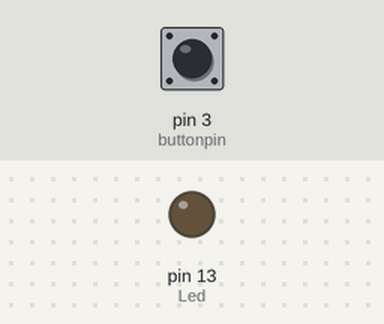
Bench run of a sketch on a simulated Arduino Uno, built with avr-gcc and run on an emulated ATmega328P. Shown: output pins drawn as LEDs (lit = HIGH). Dashed ring = blinking. The test bench sets the inputs (shaded band); at power-on: pin 3 (buttonpin) HIGH.

Above: at 1.2 s.
1.3 s: pin 3 (buttonpin) pulled LOW for 1 s
At 1.47 s:
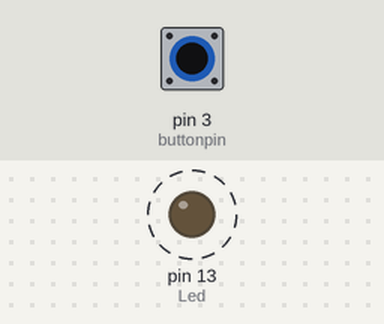
3.8 s: pin 3 (buttonpin) pulled LOW for 3.2 s
At 7.9 s:
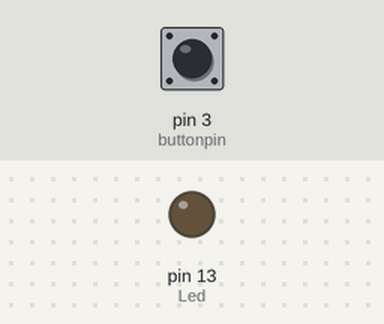
Timing chart, 0 to 9.4 s (numbered marks = the images above; inputs shaded):
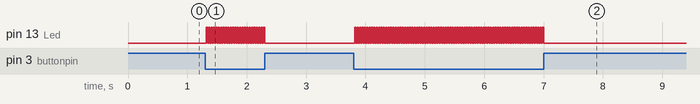

The sketch:

switch_module.ino
```cpp
/******************************************
  Website: www.elegoo.com

  Time:2017.12.12

 ******************************************/

int Led = 13; //define LED port
int buttonpin = 3; //define switch port
int  val;//define digital variable val
int led_state = 0;

void  setup()
{
  Serial.begin(9600);
  pinMode(Led, OUTPUT); //define LED as a output port
  pinMode(buttonpin, INPUT); //define switch as a output port
  digitalWrite(buttonpin, LOW);
}
void  loop()
{
  val = digitalRead(buttonpin); //read the value of the digital interface 3 assigned to val
  if (val == LOW)
  {
    delay(20);
    led_state = !led_state;
    digitalWrite(Led, led_state);
//    Serial.println("detect shock!");
  }
}
```

Measured:
- after the input at 1.3 s, pin 13 (Led): alternates HIGH for 0.02 s and LOW for 0.02 s, 50 changes in all, then stays LOW, starting at once
- after the input at 3.8 s, pin 13 (Led): alternates HIGH for 0.02 s and LOW for 0.02 s, 160 changes in all, then stays LOW, starting at once
